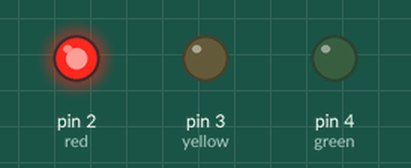
A sketch run on a simulated Arduino Uno, built with avr-gcc and run on an emulated ATmega328P. On the bench: output pins drawn as LEDs (lit = HIGH).

Above: at 2.5 s.
At 5.2 s:
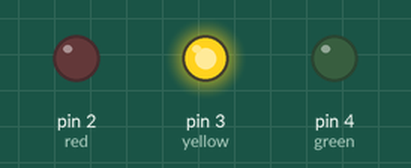
At 7.7 s:
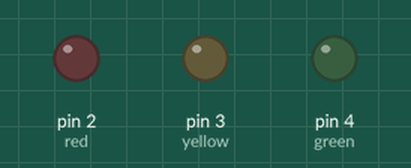
At 13.0 s:
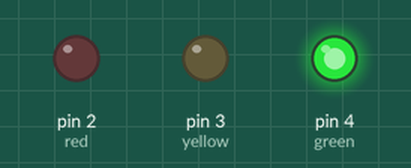
Timing chart, 0 to 20.3 s (numbered marks = the images above):
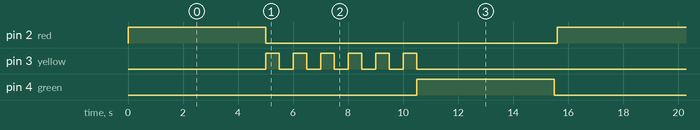

Measured:
- by itself, pin 2 (red), pin 4 (green): alternates HIGH for 5.0 s and LOW for 10.6 s
- by itself, pin 3 (yellow): repeats every 15.6 s: 5 × (LOW 0.50 s, HIGH 0.50 s), LOW 10.1 s, HIGH 0.50 s
- by itself, everything shown: repeats every 15.6 s, in 14 steps

The sketch:

Trafficlight.ino
```cpp
// C++ code
// Traffic light code
int red = 2;
  int yellow = 3;
  int green= 4;
void setup()
{

  pinMode(red, OUTPUT);
  pinMode(yellow, OUTPUT);
  pinMode(green, OUTPUT);
}

void loop()
{
  digitalWrite(red, HIGH);
  delay(5000); // Wait for 1000 millisecond(s)
  digitalWrite(red, LOW);

  // Wait for 1000 millisecond(s)


  	for(int i=0; i<=10;i++){
    	if(i % 2 == 0){
      		digitalWrite(yellow,HIGH);
      		delay(500);
    	}else{
       		digitalWrite(yellow,LOW);
      		delay(500);
    }
  }
  digitalWrite(yellow,LOW);

  digitalWrite(green, HIGH);
  delay(5000);
  digitalWrite(green, LOW);
  delay(100);
}
```
